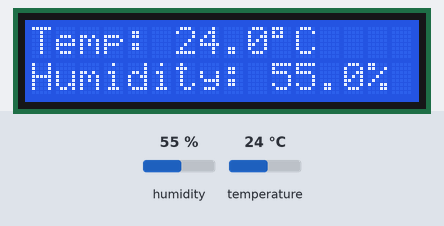
A sketch run on a simulated Arduino Uno, built with avr-gcc and run on an emulated ATmega328P. On the bench: 16×2 character LCD. The inputs (shaded band) are chosen by the test bench; at power-on: humidity 55 %, temperature 24 °C.

Above: at 1.2 s.
1.3 s: humidity set to 22 %
At 3.3 s:
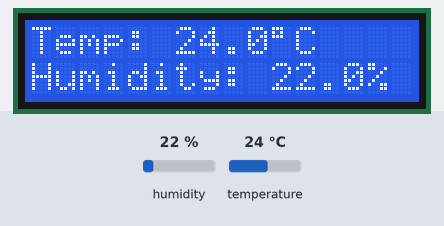
3.6 s: temperature set to 12 °C
At 5.4 s:
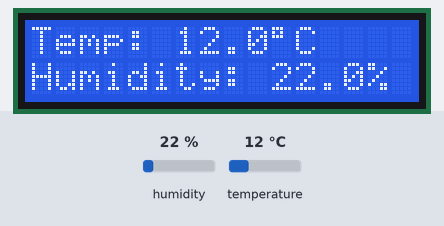
5.7 s: humidity set to 40 %
At 6.7 s:
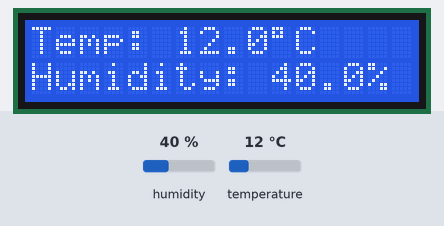
7.7 s: temperature set to 19 °C
At 9.1 s:
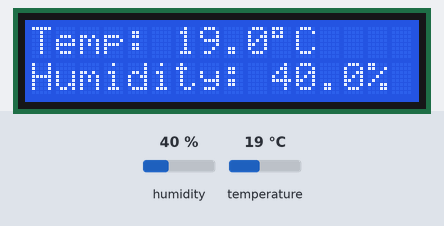
Timing chart, 0 to 10.7 s (numbered marks = the images above; inputs shaded):
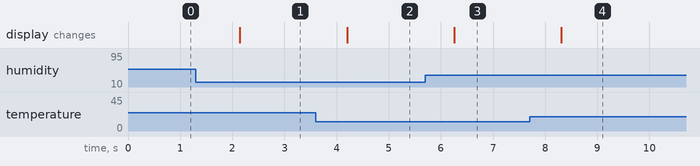

The sketch:

Weather_Station_LCD.ino
```cpp
#include <dht.h>            //on inclut la bibliothèque pour le capteur DHT11
#include <LiquidCrystal.h>  //on inclut la bibliothèque pour l’écran LCD

LiquidCrystal lcd(12, 11, 5, 4, 3, 2);  //on crée l’objet LCD et on définit les Pins utilisés

dht DHT;  // on crée l’objet du capteur DHT11

#define DHT11_PIN 7  //on définit le Pin utilisé pour les données du DHT11

void setup() {
  lcd.begin(16, 2);  //on initialise la communication avec l’écran LCD
}

void loop() {
  int chk = DHT.read11(DHT11_PIN);  //on lit les données du capteur DHT
  lcd.setCursor(0, 0);              //on place le curseur de l'écran LCD au début de la 1ère ligne
  lcd.print("Temp: ");              //on écrit le mot "Temp: " à l'emplacement du curseur
  lcd.print(DHT.temperature, 1);    //on écrit la température lue par le capteur, avec 1 chiffre derrière la virgule
  lcd.print((char)223);             //on ajoute le symbole ° après la valeur de la température
  lcd.print("C");                   //on ajoute la lettre C pour degré Celsius
  lcd.setCursor(0, 1);              //on déplace le curseur de l'écran LCD au début de la 2èmeligne
  lcd.print("Humidity: ");          //on écrit le mot "Hum. rel: " à l'emplacement du curseur
  lcd.print(DHT.humidity, 1);       //on écrit l'humidité relative lue par le capteur, avec 1 chiffre derrière la virgule
  lcd.print("%");                   //on ajoute le symbole "%" après la valeur de l'humidité
  delay(1000);                      //on attend une seconde avant de procéder à la lecture suivante
}
```

Measured:
- after the input at 1.3 s, the display: changes after 0.85 s (image 1)
- after the input at 3.6 s, the display: changes after 0.60 s (image 2)
- after the input at 5.7 s, the display: changes after 0.56 s (image 3)
- after the input at 7.7 s, the display: changes after 0.61 s (image 4)
